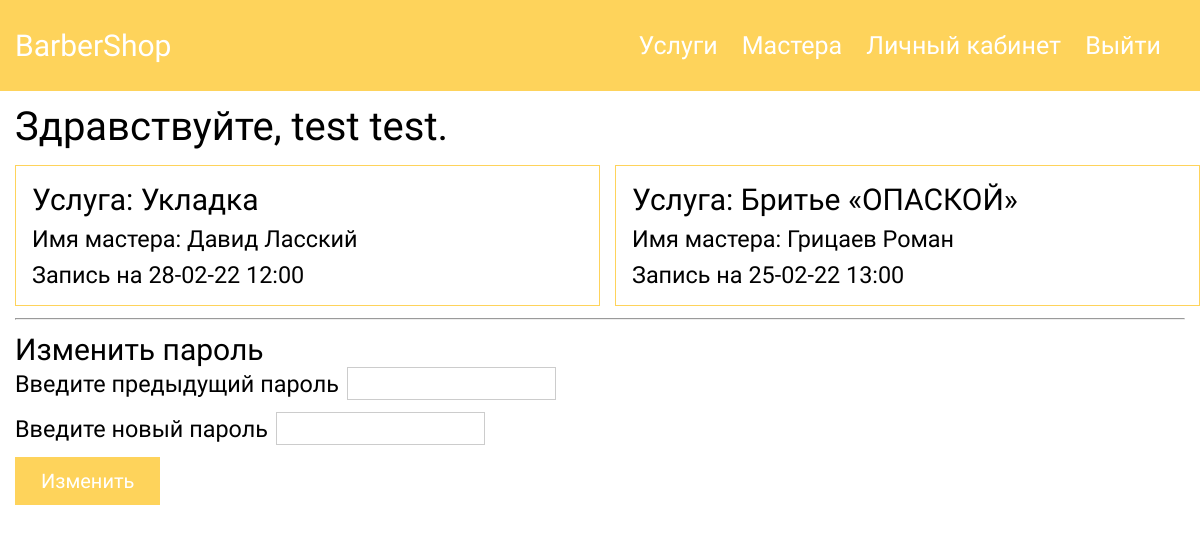
Page /php/pages/userCabinet.php (signed in) on the committed database.
### tables this page shows
CREATE TABLE `users` (
  `id` int(11) NOT NULL,
  `name` varchar(256) NOT NULL,
  `surname` varchar(256) NOT NULL,
  `login` varchar(256) NOT NULL,
  `password` text NOT NULL,
  `email` varchar(256) NOT NULL,
  `role` text NOT NULL DEFAULT 'user'
);

CREATE TABLE `orders` (
  `id` int(11) NOT NULL,
  `master_id` int(11) NOT NULL,
  `service_id` int(11) NOT NULL,
  `date` text NOT NULL,
  `time` text NOT NULL,
  `user_id` int(11) NOT NULL,
  `confirmed` text NOT NULL DEFAULT 'false'
);

CREATE TABLE `service` (
  `id` int(11) NOT NULL,
  `title` varchar(256) NOT NULL,
  `description` text NOT NULL,
  `img` text NOT NULL
);

CREATE TABLE `barbers` (
  `id` int(11) NOT NULL,
  `name` varchar(256) NOT NULL,
  `expierence` varchar(256) NOT NULL,
  `barber_login` varchar(256) NOT NULL
);

### php/pages/userCabinet.php (the view, shortened to what this page needs)
<?php require_once('../scripts/db.php'); ?>
<?php require_once('../header.php'); ?>
<link rel="stylesheet" href="/css/global.css">
<link rel="stylesheet" href="/css/header.css">
<link rel="stylesheet" href="/css/card.css">
<link rel="stylesheet" href="/css/login.css">
<link rel="stylesheet" href="/css/personal_cabinet.css">
<div class="container">
    <h1 class="mt-12">Здравствуйте, <?php
        $sql = "SELECT `name`, `surname` FROM `users` WHERE `id` = :i";
        $query = $connect -> prepare($sql);
        $query -> execute(["i" => $_SESSION['id']]);
        $result = $query -> fetch(PDO::FETCH_ASSOC);
        echo $result['name'] . ' ' . $result['surname'] . '.'
    ?></h1>
    <?php
        $sql = "SELECT b.id, b.name, s.title, o.date, o.time, o.confirmed FROM orders o INNER JOIN barbers b ON o.master_id = b.id INNER JOIN service s ON s.id = o.service_id WHERE o.user_id = :i";
        $query = $connect -> prepare($sql);
        $query -> execute(['i' => $_SESSION['id']]);
        $result = $query -> fetchAll(PDO::FETCH_ASSOC);
        echo '<div class="card__container">';
        foreach ($result as $key => $value) {
            echo
            '
                <form class="card">
                    <input class="user" type="hidden" value="' . $_SESSION['id'] . '">
                    <h2>Услуга: ' . $result[$key]["title"] . '</h2>
                    <h3 class="mt-8 master" value="' . $result[$key]["id"] . '">Имя мастера: ' . $result[$key]["name"] . '</h3 >
                    <h3 class="mt-8 date" value="' . $result[$key]["date"] . '">Запись на ' . $result[$key]["date"] . ' ' . '<span class="time" value="' . $result[$key]["time"] . '">' . $result[$key]["time"] . '</span></h3>';
            echo '</form>
            ';
        }
        echo '</div>';
    ?>
</div>
<div class="container">
    <hr class="mt-12">
    <h2 class="mt-12">Изменить пароль</h2>
    <form id="changePassForm" class="mt-18">
        <div class="flex ai-center">
            <h3 class="mr-8">Введите предыдущий пароль</h3>
            <input class="form__input" type="password" id="last_pass">
        </div>
        <div class="flex ai-center mt-12">
            <h3 class="mr-8">Введите новый пароль</h3>
            <input class="form__input" type="password" id="new_pass">
        </div>
        <button type="submit" class="btn-reset btn-primary">Изменить</button>
    </form>
</div>

### css/global.css (style rules this page uses)
* { margin: 0; padding: 0; font-family: 'Roboto', sans-serif; }
.container { max-width: 1410px; padding: 0px 15px; margin: 0 auto; }
.flex { display: flex; }
.ai-center { align-items: center; }
.mt-12 { margin-top: 12px; }
.mt-8 { margin-top: 8px; }
.mr-8 { margin-right: 8px; }
.btn-reset { padding: 12px 26px; cursor: pointer; outline: none; border: none; font-size: 2rem; }
.btn-primary { margin-top: 12px; background-color: var(--main-color); color: white; }

### css/card.css (style rules this page uses)
.card__container { padding-top: 15px; display: grid; grid-template-columns: 50% 50%; gap: 15px; }
.card { padding: 16px; border: 1px solid var(--main-color); display: flex; flex-direction: column; justify-content: space-between; }

### css/login.css (style rules this page uses)
.form__input { padding: 8px; border: 1px solid #ccc; }

### rows in the picture
users: name "test", surname "test"
orders: service.title "Укладка", master.name "Давид Ласский", date "28-02-22", time "12:00"
orders: service.title "Бритье «ОПАСКОЙ»", master.name "Грицаев Роман", date "25-02-22", time "13:00"
